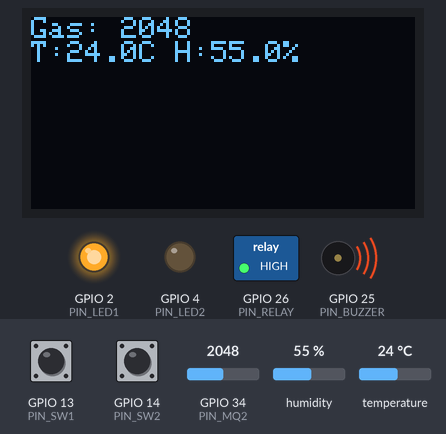
Recording of a sketch running on a simulated ESP32. Shown: 128×64 one-colour display, switched loads named in the sketch (green lamp = pin HIGH), output pins drawn as LEDs (lit = HIGH), buzzer (waves = sounding, pin HIGH). Inputs (shaded band) come from the test bench; at power-on: GPIO 34 (PIN_MQ2) = 2048, humidity 55 %, temperature 24 °C, GPIO 13 (PIN_SW1) HIGH, GPIO 14 (PIN_SW2) HIGH. What the sketch prints to the serial monitor is not drawn.

Above: at 3.6 s.
3.7 s: GPIO 34 (PIN_MQ2) set to 1857
At 5.7 s:
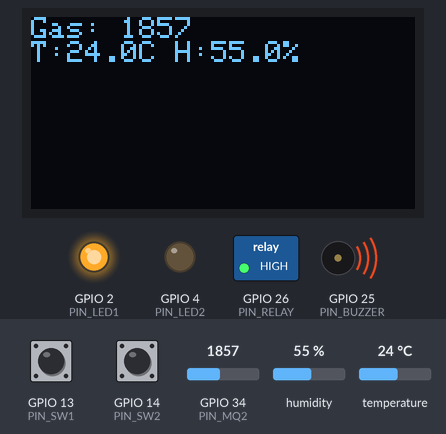
6.0 s: GPIO 34 (PIN_MQ2) set to 1772
At 7.7 s:
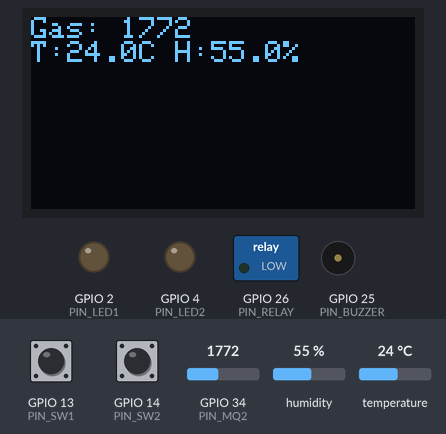
8.1 s: humidity set to 22 %
At 9.5 s:
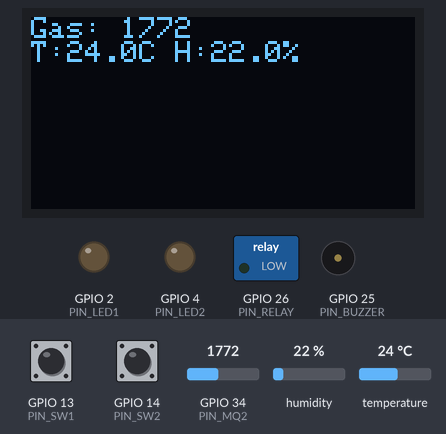
10.1 s: temperature set to 12 °C
At 11.4 s:
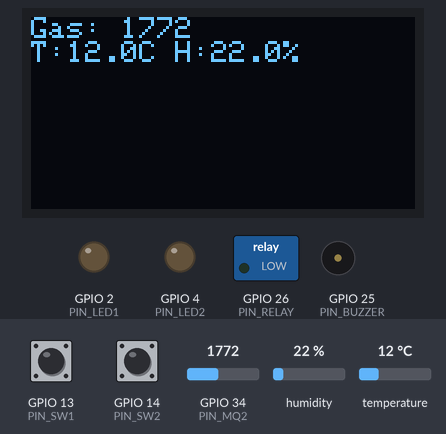
12.2 s: humidity set to 40 %
At 13.3 s:
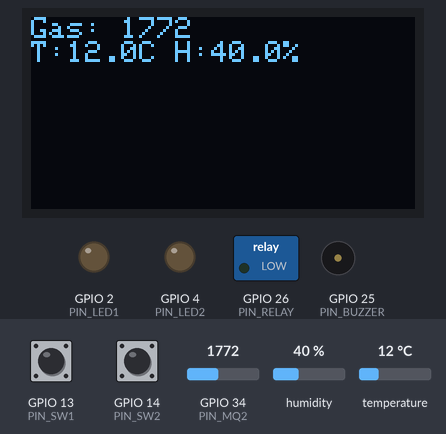
14.3 s: GPIO 34 (PIN_MQ2) set to 1840
At 15.2 s:
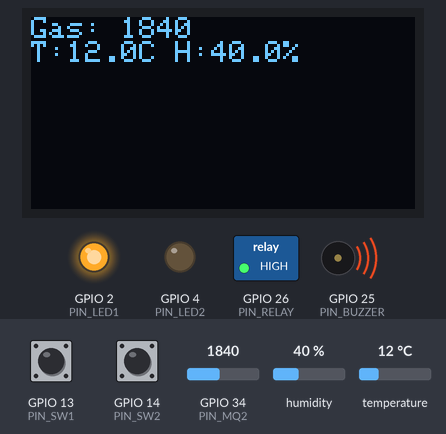
Timing chart, 0 to 17.3 s (numbered marks = the images above; inputs shaded):
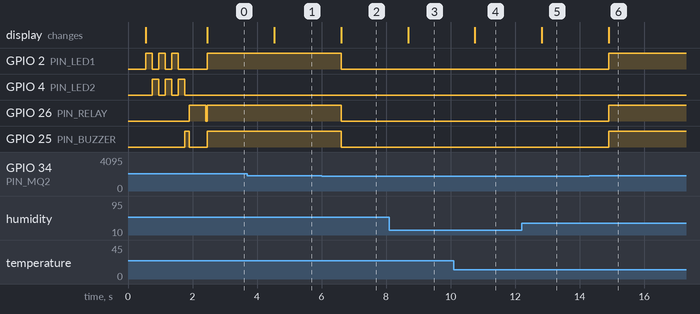

Measured:
- the behaviour switches between 1801 and 1800 on GPIO 34 (PIN_MQ2) (found by bisection; images 1 and 2)
- after the input at 3.7 s, the display: changes after 0.83 s (image 1)
- after the input at 6.0 s, GPIO 2 (PIN_LED1), GPIO 26 (PIN_RELAY), GPIO 25 (PIN_BUZZER): HIGH → LOW after 0.61 s; the display: changes after 0.61 s (image 2)
- after the input at 8.1 s, the display: changes after 0.58 s (image 3)
- after the input at 10.1 s, the display: changes after 0.66 s (image 4)
- after the input at 12.2 s, the display: changes after 0.63 s (image 5)
- after the input at 14.3 s, GPIO 2 (PIN_LED1), GPIO 26 (PIN_RELAY), GPIO 25 (PIN_BUZZER): LOW → HIGH after 0.61 s; the display: changes after 0.61 s (image 6)

The sketch:

bringup.ino
```cpp
/*
  Bring-up firmware — Gas/Fire Safety Monitor (ESP32)
  Run this FIRST before your real logic. It exercises every
  component individually so you can catch bad solder joints fast.

  >>> UPDATE ALL PIN NUMBERS to match your actual schematic <<<
  Cross-check against the net labels in your PCB file:
  LED1, LED2, SW1-4, RELAY, BUZZER, MQ2 (analog), DHT11 (data)
*/

#include <Wire.h>
#include <Adafruit_GFX.h>
#include <Adafruit_SSD1306.h>
#include <DHT.h>

// ---- PIN MAP (placeholder — confirm against schematic) ----
#define PIN_LED1     2
#define PIN_LED2     4
#define PIN_SW1      13
#define PIN_SW2      14
#define PIN_BUZZER   25
#define PIN_RELAY    26
#define PIN_MQ2      34   // analog input
#define PIN_DHT11    27

#define SCREEN_WIDTH 128
#define SCREEN_HEIGHT 64
Adafruit_SSD1306 display(SCREEN_WIDTH, SCREEN_HEIGHT, &Wire, -1);
DHT dht(PIN_DHT11, DHT11);

void setup() {
  Serial.begin(115200);
  delay(500);
  Serial.println("=== Bring-up start ===");

  pinMode(PIN_LED1, OUTPUT);
  pinMode(PIN_LED2, OUTPUT);
  pinMode(PIN_BUZZER, OUTPUT);
  pinMode(PIN_RELAY, OUTPUT);
  pinMode(PIN_SW1, INPUT_PULLUP);
  pinMode(PIN_SW2, INPUT_PULLUP);

  dht.begin();

  if (!display.begin(SSD1306_SWITCHCAPVCC, 0x3C)) {
    Serial.println("OLED init FAILED - check wiring/address (try 0x3D too)");
  } else {
    display.clearDisplay();
    display.setTextSize(1);
    display.setTextColor(SSD1306_WHITE);
    display.setCursor(0, 0);
    display.println("Bring-up OK");
    display.display();
    Serial.println("OLED init OK");
  }

  Serial.println("Testing LEDs...");
  for (int i = 0; i < 3; i++) {
    digitalWrite(PIN_LED1, HIGH); delay(200);
    digitalWrite(PIN_LED1, LOW);
    digitalWrite(PIN_LED2, HIGH); delay(200);
    digitalWrite(PIN_LED2, LOW);
  }

  Serial.println("Testing buzzer (short beep)...");
  digitalWrite(PIN_BUZZER, HIGH); delay(150);
  digitalWrite(PIN_BUZZER, LOW);

  Serial.println("Testing relay (click on/off, unloaded)...");
  digitalWrite(PIN_RELAY, HIGH); delay(500);
  digitalWrite(PIN_RELAY, LOW);

  Serial.println("=== Bring-up complete. Entering monitor loop. ===");
}

void loop() {
  int gas = analogRead(PIN_MQ2);
  float temp = dht.readTemperature();
  float hum = dht.readHumidity();
  bool sw1 = digitalRead(PIN_SW1) == LOW;
  bool sw2 = digitalRead(PIN_SW2) == LOW;

  Serial.printf("Gas: %d | Temp: %.1fC | Hum: %.1f%% | SW1:%d SW2:%d\n",
                gas, temp, hum, sw1, sw2);

  display.clearDisplay();
  display.setCursor(0, 0);
  display.printf("Gas: %d\n", gas);
  display.printf("T:%.1fC H:%.1f%%\n", temp, hum);
  display.display();

  // Simple threshold demo — tune this value on-site with a lighter/gas source
  if (gas > 1800) {
    digitalWrite(PIN_LED1, HIGH);
    digitalWrite(PIN_BUZZER, HIGH);
    digitalWrite(PIN_RELAY, HIGH); // e.g. trip exhaust fan
  } else {
    digitalWrite(PIN_LED1, LOW);
    digitalWrite(PIN_BUZZER, LOW);
    digitalWrite(PIN_RELAY, LOW);
  }

  delay(1000);
}
```
